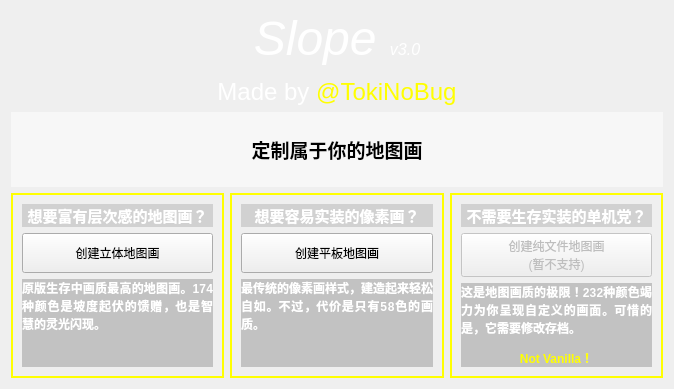
        <widget class="QWidget" name="PageStart">
         <property name="styleSheet">
          <string notr="true">QWidget#PageStart{border-image: url(:/new/Pic/BG1.png);}</string>
         </property>
         <layout class="QGridLayout" name="gridLayout_9" columnstretch="1,1,1">
          <item row="1" column="0" colspan="3">
           <widget class="QLabel" name="label_20">
            <property name="minimumSize">
             <size>
              <width>0</width>
              <height>75</height>
             </size>
            </property>
            <property name="font">
             <font>
              <family>微软雅黑</family>
              <pointsize>9</pointsize>
              <weight>50</weight>
              <italic>false</italic>
              <bold>false</bold>
             </font>
            </property>
            <property name="styleSheet">
             <string notr="true">background-color: rgba(255, 255, 255,128);
font: 9pt &quot;微软雅黑&quot;;</string>
            </property>
            <property name="text">
             <string>&lt;html&gt;&lt;head/&gt;&lt;body&gt;&lt;p align=&quot;center&quot;&gt;&lt;span style=&quot; font-size:14pt; font-weight:700; color:#000000;&quot;&gt;定制属于你的地图画&lt;/span&gt;&lt;/p&gt;&lt;/body&gt;&lt;/html&gt;</string>
            </property>
           </widget>
          </item>
          <item row="0" column="0" colspan="3">
           <widget class="QLabel" name="label_21">
            <property name="styleSheet">
             <string notr="true">font: 9pt &quot;Comic Sans MS&quot;;</string>
            </property>
            <property name="text">
             <string>&lt;html&gt;&lt;head/&gt;&lt;body&gt;&lt;p align=&quot;center&quot;&gt;&lt;span style=&quot; font-size:36pt; font-style:italic; color:#ffffff;&quot;&gt;Slope &lt;/span&gt;&lt;span style=&quot; font-size:12pt; font-style:italic; color:#ffffff;&quot;&gt;v3.0&lt;/span&gt;&lt;/p&gt;&lt;p align=&quot;center&quot;&gt;&lt;span style=&quot; font-size:18pt; color:#ffffff;&quot;&gt;Made by &lt;/span&gt;&lt;span style=&quot; font-size:18pt; color:#ffff00;&quot;&gt;@TokiNoBug&lt;/span&gt;&lt;/p&gt;&lt;/body&gt;&lt;/html&gt;</string>
            </property>
           </widget>
          </item>
          <item row="2" column="2">
           <widget class="QFrame" name="verticalFrame_3">
            <property name="styleSheet">
             <string notr="true">QFrame#verticalFrame_3{background:transparent;border:2px solid yellow;}</string>
            </property>
            <property name="frameShape">
             <enum>QFrame::Box</enum>
            </property>
            <property name="lineWidth">
             <number>3</number>
            </property>
            <layout class="QVBoxLayout" name="verticalLayout_74">
             <item>
              <widget class="QLabel" name="label_24">
               <property name="styleSheet">
                <string notr="true">background-color: rgba(0, 0, 0, 32);</string>
               </property>
               <property name="text">
                <string>&lt;html&gt;&lt;head/&gt;&lt;body&gt;&lt;p align=&quot;center&quot;&gt;&lt;span style=&quot; font-size:11pt; font-weight:700; color:#ffffff;&quot;&gt;不需要生存实装的单机党？&lt;/span&gt;&lt;/p&gt;&lt;/body&gt;&lt;/html&gt;</string>
               </property>
              </widget>
             </item>
             <item>
              <widget class="QPushButton" name="StartWithNotVanilla">
               <property name="enabled">
                <bool>false</bool>
               </property>
               <property name="minimumSize">
                <size>
                 <width>0</width>
                 <height>40</height>
                </size>
               </property>
               <property name="text">
                <string>创建纯文件地图画
(暂不支持)</string>
               </property>
              </widget>
             </item>
             <item>
              <widget class="QLabel" name="label_27">
               <property name="sizePolicy">
                <sizepolicy hsizetype="Preferred" vsizetype="Expanding">
                 <horstretch>0</horstretch>
                 <verstretch>0</verstretch>
                </sizepolicy>
               </property>
               <property name="styleSheet">
                <string notr="true">background-color: rgba(0, 0, 0, 48);</string>
               </property>
               <property name="text">
                <string>&lt;html&gt;&lt;head/&gt;&lt;body&gt;&lt;p align=&quot;justify&quot;&gt;&lt;span style=&quot; font-weight:700; color:#ffffff;&quot;&gt;这是地图画质的极限！232种颜色竭力为你呈现自定义的画面。可惜的是，它需要修改存档。&lt;/span&gt;&lt;/p&gt;&lt;p align=&quot;center&quot;&gt;&lt;span style=&quot; font-weight:700; color:#ffff00;&quot;&gt;Not Vanilla！&lt;/span&gt;&lt;/p&gt;&lt;/body&gt;&lt;/html&gt;</string>
               </property>
               <property name="alignment">
                <set>Qt::AlignLeading|Qt::AlignLeft|Qt::AlignTop</set>
               </property>
               <property name="wordWrap">
                <bool>true</bool>
               </property>
              </widget>
             </item>
            </layout>
           </widget>
          </item>
          <item row="2" column="1">
           <widget class="QFrame" name="verticalFrame_2">
            <property name="styleSheet">
             <string notr="true">QFrame#verticalFrame_2{background:transparent;border:2px solid yellow;}</string>
            </property>
            <layout class="QVBoxLayout" name="verticalLayout_73">
             <item>
              <widget class="QLabel" name="label_23">
               <property name="styleSheet">
                <string notr="true">background-color: rgba(0, 0, 0, 32);</string>
               </property>
               <property name="text">
                <string>&lt;html&gt;&lt;head/&gt;&lt;body&gt;&lt;p align=&quot;center&quot;&gt;&lt;span style=&quot; font-size:11pt; font-weight:700; color:#ffffff;&quot;&gt;想要容易实装的像素画？&lt;/span&gt;&lt;/p&gt;&lt;/body&gt;&lt;/html&gt;</string>
               </property>
              </widget>
             </item>
             <item>
              <widget class="QPushButton" name="StartWithFlat">
               <property name="minimumSize">
                <size>
                 <width>0</width>
                 <height>40</height>
                </size>
               </property>
               <property name="text">
                <string>创建平板地图画</string>
               </property>
              </widget>
             </item>
             <item>
              <widget class="QLabel" name="label_26">
               <property name="sizePolicy">
                <sizepolicy hsizetype="Preferred" vsizetype="Expanding">
                 <horstretch>0</horstretch>
                 <verstretch>0</verstretch>
                </sizepolicy>
               </property>
               <property name="styleSheet">
                <string notr="true">background-color: rgba(0, 0, 0, 48);</string>
               </property>
               <property name="text">
                <string>&lt;html&gt;&lt;head/&gt;&lt;body&gt;&lt;p align=&quot;justify&quot;&gt;&lt;span style=&quot; font-weight:700; color:#ffffff;&quot;&gt;最传统的像素画样式，建造起来轻松自如。不过，代价是只有58色的画质。&lt;/span&gt;&lt;/p&gt;&lt;/body&gt;&lt;/html&gt;</string>
               </property>
               <property name="alignment">
                <set>Qt::AlignLeading|Qt::AlignLeft|Qt::AlignTop</set>
               </property>
               <property name="wordWrap">
                <bool>true</bool>
               </property>
              </widget>
             </item>
            </layout>
           </widget>
          </item>
          <item row="2" column="0">
           <widget class="QFrame" name="verticalFrame">
            <property name="styleSheet">
             <string notr="true">QFrame#verticalFrame{background:transparent;border:2px solid yellow;}</string>
            </property>
            <layout class="QVBoxLayout" name="verticalLayout_72">
             <item>
              <widget class="QLabel" name="label_22">
               <property name="styleSheet">
                <string notr="true">background-color: rgba(0, 0, 0, 32);</string>
               </property>
               <property name="text">
                <string>&lt;html&gt;&lt;head/&gt;&lt;body&gt;&lt;p align=&quot;center&quot;&gt;&lt;span style=&quot; font-size:11pt; font-weight:700; color:#ffffff;&quot;&gt;想要富有层次感的地图画？&lt;/span&gt;&lt;/p&gt;&lt;/body&gt;&lt;/html&gt;</string>
               </property>
              </widget>
             </item>
             <item>
              <widget class="QPushButton" name="StartWithSlope">
               <property name="minimumSize">
                <size>
                 <width>0</width>
                 <height>40</height>
                </size>
               </property>
               <property name="text">
                <string>创建立体地图画</string>
               </property>
              </widget>
             </item>
             <item>
              <widget class="QLabel" name="label_25">
               <property name="sizePolicy">
                <sizepolicy hsizetype="Preferred" vsizetype="Expanding">
                 <horstretch>0</horstretch>
                 <verstretch>0</verstretch>
                </sizepolicy>
               </property>
               <property name="styleSheet">
                <string notr="true">background-color: rgba(0, 0, 0, 48);</string>
               </property>
               <property name="text">
                <string>&lt;html&gt;&lt;head/&gt;&lt;body&gt;&lt;p align=&quot;justify&quot;&gt;&lt;span style=&quot; font-weight:700; color:#ffffff;&quot;&gt;原版生存中画质最高的地图画。174种颜色是坡度起伏的馈赠，也是智慧的灵光闪现。&lt;/span&gt;&lt;/p&gt;&lt;/body&gt;&lt;/html&gt;</string>
               </property>
               <property name="alignment">
                <set>Qt::AlignLeading|Qt::AlignLeft|Qt::AlignTop</set>
               </property>
               <property name="wordWrap">
                <bool>true</bool>
               </property>
              </widget>
             </item>
            </layout>
           </widget>
          </item>
         </layout>
        </widget>
